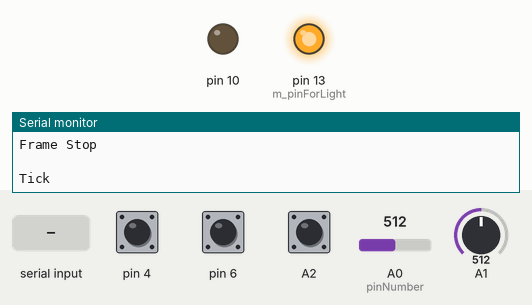
Bench run of a sketch on a simulated Arduino Nano, built with avr-gcc and run on an emulated ATmega328P. Shown: output pins drawn as LEDs (lit = HIGH), the last lines printed to the serial monitor. The inputs (shaded band) are chosen by the test bench; at power-on: pin 4 HIGH, pin 6 HIGH, A0 (pinNumber) = 512, A1 = 512, A2 HIGH.

Above: at 1.3 s.
1.4 s: "0" received over the second serial link
At 2.8 s:
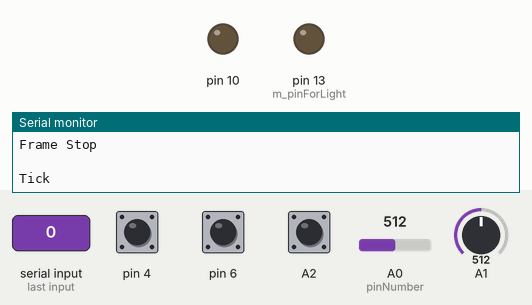
6.6 s: "1" received over the second serial link
At 7.3 s:
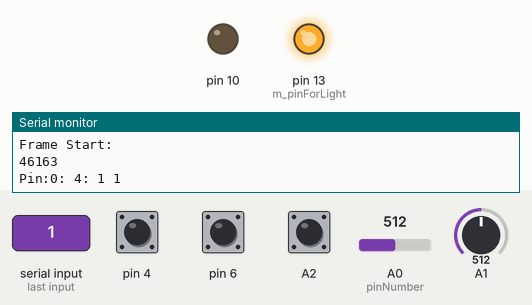
Timing chart, 0 to 9.6 s (numbered marks = the images above; inputs shaded):
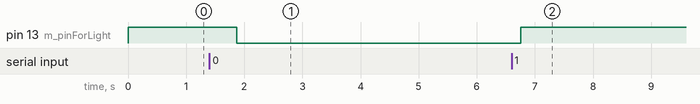

Measured:
- after the input at 1.4 s, pin 13 (m_pinForLight): HIGH → LOW after 0.47 s
- after the input at 6.6 s, pin 13 (m_pinForLight): LOW → HIGH after 0.16 s

The sketch:

OpenBoardForUnity.ino
```cpp
#include "OpenBoardForUnity.h"

#include "SoftwareSerial.h"

// Not using the PIN 2&3 for Bluetooth purpose
PinsToFollowGroupedInfo arduinoUno((int[]) {
  4, 5, 6, 7, 8, 9, 10, 11, 12
}, 9, (int[]) {
  A0, A1, A2, A3, A4, A5
}, 6);
PinsToFollowGroupedInfo arduinoNano((int[]) {
  4, 5, 6, 7, 8, 9, 10, 11, 12
}, 9, (int[]) {
  A0, A1, A2, A3, A4, A5, A6, A7
}, 8);
//PinsToFollowGroupedInfo arduinoMega((int[]){4,5,6,7,8,9,10,11,12,22,23,24,25,26,27,28,29,30,31,32,33,34,35,36,37,38,39,40,41,42,43,44,45,46,47,48,49,50,51,52,53},41,(int[]){A0,A1,A2,A3,A4,A5,A6,A7,A8,A9,A10,A11,A12,A13,A14,A15},16);

// I remove the pin 5 of digital because there is only one 5V pin for current on Micro Pro and we need one for set on/off light for light sensor.
// Custom your own if you prefer using the 5 or set the light elsewhere.
PinsToFollowGroupedInfo arduinoProClassic((int[]) {
  4, 6, 7, 8, 9, 10, 15, 14, 16
}, 9, (int[]) {
  A0, A1, A2, A3
}, 4);
PinsToFollowGroupedInfo arduinoProFullAnalog((int[]) {
  7, 15, 14, 16
}, 4, (int[]) {
  A0, A1, A2, A3, 4, 6, 8, 9, 10
}, 8);
PinsToFollowGroupedInfo arduinoProFullDigital((int[]) {
  4, 6, 7, 8, 9, 10, 21, 20, 19, 18, 15, 14, 16, 10
}, 14, (int[]) {}, 0);

PinsToFollowGroupedInfo custom((int[]) {
  4, 6, A2
}, 3, (int[]) {
  A0, A1
}, 2);


DeviceDigitalPinsState digital (custom);
DeviceAnalogPinsState analog (custom);
HardwareConfiguration hardware(10, 11, custom, 13);

int frame = 0;
void setup() {

  hardware.startSerialAndBluetooth(9600);

}

void loop() {

  delay(500);
  DebugDeviceInfo();
//  frame++;

//  hardware.setLightOn(frame % 2 == 0);
if(hardware.getBluetoothSerial()->available()){
    char c = hardware.getBluetoothSerial()->read();
    if(c=='0')
      hardware.setLightOn(false);
    if(c=='1')
      hardware.setLightOn(true);

  Serial.print("READ: ");
  Serial.println(c);
}
  hardware.println("Tick");


}

void DebugDeviceInfo() {
  Serial.println(" ");
  Serial.println("Frame Start: ");
  for (int i = 0; i < digital.getPinsCount(); i++) {

    Serial.print(digital.m_listeningToPins[i]);
  }
  Serial.println(digital.getPinsCount());

  for (int i = 0; i < digital.getPinsCount(); i++) {

    digital.getPinInfo(i).refreshWithHardwareValue();
    String pinDebug = "Pin:";
    pinDebug.concat(i);
    pinDebug.concat(": ");
    pinDebug.concat(digital.getPinInfo(i).getPinNumber());
    pinDebug.concat(": ");
    pinDebug.concat(digital.getPinInfo(i).getHardwareValue());
    pinDebug.concat(" ");
    pinDebug.concat(digital.getPinInfo(i).getCurrentValue());
    hardware.println(pinDebug);
    if (digital.getPinInfo(i).hasValueChange()) {
      String s = "Switch ";
      s.concat (i);
      s.concat(" ");
      s.concat(digital.getPinInfo(i).getHardwareValue());
      Serial.println(s);
    }
  }


  for (int i = 0; i < analog.getPinsCount(); i++) {

    analog.getPinInfo(i).refreshWithHardwareValue();
    String pinDebug = "Analog:";
    pinDebug.concat(i);
    pinDebug.concat(": ");
    pinDebug.concat(analog.getPinInfo(i).getPinNumber());
    pinDebug.concat(": ");
    pinDebug.concat(analog.getPinInfo(i).getCurrentValueAsOneDigit());
    pinDebug.concat("/");
    pinDebug.concat(analog.getPinInfo(i).getHardwareValue());
    pinDebug.concat(" ");
    pinDebug.concat(analog.getPinInfo(i).getCurrentValue());
    hardware.println(pinDebug);
    if (analog.getPinInfo(i).hasIsHighValueChange()) {
      String s = "Switch ";
      s.concat (i);
      s.concat(" ");
      s.concat(analog.getPinInfo(i).getHardwareValue());
      Serial.println(s);
    }
  }


  Serial.println("Frame Stop");
  Serial.println(" ");
}
```

OpenBoardForUnity.cpp
```cpp
#include "OpenBoardForUnity.h"
#include "Arduino.h"
#include "SoftwareSerial.h"


////////////////////////////Digital PIN MANAGEMENT////////////////////////////////////
     DigitalPin::DigitalPin (int pinNumber=0)// Define the pin to listen to
     {
      m_currentValue=false;
	  m_previousValue = false;
	  setListenedPin(pinNumber);

     }
	 void DigitalPin::setListenedPin(int pin) {
		 m_pinNumber = pin;
		 setAsPullUp();
	 }
     void DigitalPin::setAsPullUp(){
        pinMode(m_pinNumber, INPUT_PULLUP);
     }
     bool DigitalPin::getHardwareValue() // Check the value on the Arduino
     {
      return digitalRead(m_pinNumber);
     }
     void DigitalPin::setWithNewValue(bool value) // Allow to the new value and so the previous one
     {
		 m_previousValue = m_currentValue;
      m_currentValue = value;
     }
     bool DigitalPin::getCurrentValue() // recover the current store value
     {
      return m_currentValue;
     }
     bool DigitalPin::getPreviousValue() // recover the previous value store
     {
      return m_previousValue;
     }
     void DigitalPin::refreshWithHardwareValue() // use getHardware and setValue
     {
      setWithNewValue(getHardwareValue());
     }
     bool DigitalPin::hasValueChange() // quick check is store value has changed
     {
       return (m_currentValue != m_previousValue);
     }
	 int DigitalPin::getPinNumber() {
		 return m_pinNumber;
	 }
	 DeviceDigitalPinsState::DeviceDigitalPinsState() {

		 DeviceDigitalPinsState::init((int) {},0);
	 }
	 DeviceDigitalPinsState::DeviceDigitalPinsState(PinsToFollowGroupedInfo pinsToFollow) {

		 DeviceDigitalPinsState::init(pinsToFollow.m_digitalPins, pinsToFollow.m_digitalCount);
	 }
	 DeviceDigitalPinsState::DeviceDigitalPinsState(int pinToListen[], int arraySize) {

		 DeviceDigitalPinsState::init(pinToListen, arraySize);
	 }
	 void DeviceDigitalPinsState::init(int pinToListen[], int arraySize) {

		 m_pinsCount = arraySize;
		 m_stateOfPins = new  DigitalPin[m_pinsCount];
		 m_listeningToPins = new int[m_pinsCount];
		 for (int i = 0; i < m_pinsCount; i++)
		 {
			 m_listeningToPins[i] = pinToListen[i];
			 m_stateOfPins[i].setListenedPin(pinToListen[i]);
		 }
	 }
	 int DeviceDigitalPinsState::getPinsCount() {
		 return m_pinsCount;
	 }
	 bool DeviceDigitalPinsState::getPinState(int index) {
		 if (index >= m_pinsCount)
			 index = m_pinsCount - 1;
		 if (index < 0)
			 index = 0;
		 return m_stateOfPins[index].getCurrentValue();
	 }
	 DigitalPin& DeviceDigitalPinsState::getPinInfo(int index) {
		 if (index >= m_pinsCount)
			 index = m_pinsCount - 1;
		 if (index < 0)
			 index = 0;
		 return m_stateOfPins[index];
	 }


	 ////////////////////////////Analog PIN MANAGEMENT////////////////////////////////////

	 AnalogPin::AnalogPin(int pinNumber , int threshold)// Define the pin to listen to
	 {
		 m_currentIsHighValue = false;
		 m_previousIsHighValue = false;
		 setThreshold(threshold);
		 setListenedPin(pinNumber);

	 }
	 void AnalogPin::setListenedPin(int pin) {
		 m_pinNumber = pin;
		 setAsPullUp();
	 }
	 void AnalogPin::setAsPullUp() {
		 pinMode(m_pinNumber, INPUT_PULLUP);
	 }
	 int AnalogPin::getHardwareValue() // Check the value on the Arduino
	 {
		 return analogRead(m_pinNumber);
	 }
	 int AnalogPin::getCurrentValue() {
		 return m_analogValue;
	 }
	 int AnalogPin::getCurrentValueAsOneDigit() {
		 return (int)((double) m_analogValue /  102.5);
	 }

	 void AnalogPin::setWithNewValue(int value) // Allow to the new value and so the previous one
	 {
		 m_analogValue = value;
	 }

	 void AnalogPin::setIsHightWithNewValue(bool value) // Allow to the new value and so the previous one
	 {
		 m_previousIsHighValue = m_currentIsHighValue;
		 m_currentIsHighValue = value;
	 }
	 bool AnalogPin::getIsHighCurrentValue() // recover the current store value
	 {
		 return m_currentIsHighValue;
	 }
	 bool AnalogPin::getIsHighPreviousValue() // recover the previous value store
	 {
		 return m_previousIsHighValue;
	 }
	 void AnalogPin::refreshWithHardwareValue() // use getHardware and setValue
	 {
		 int value = getHardwareValue();
		 setWithNewValue(value);
		 setIsHightWithNewValue(value >= m_threshold);
	 }
	 bool AnalogPin::hasIsHighValueChange() // quick check is store value has changed
	 {
		 return (m_currentIsHighValue != m_previousIsHighValue);
	 }
	 int AnalogPin::getPinNumber() {
		 return m_pinNumber;
	 }
	 void AnalogPin::setThreshold(int value) {
		 m_threshold = value;
	 }

	 //---------------------
	 DeviceAnalogPinsState::DeviceAnalogPinsState() {

		 DeviceAnalogPinsState::init((int) {},0);
	 }
	 DeviceAnalogPinsState::DeviceAnalogPinsState(PinsToFollowGroupedInfo pinsToFollow) {

		 DeviceAnalogPinsState::init(pinsToFollow.m_analogPins, pinsToFollow.m_analogCount);
	 }
	 DeviceAnalogPinsState::DeviceAnalogPinsState(int pinToListen[], int arraySize) {

		 DeviceAnalogPinsState::init(pinToListen, arraySize);
	 }
	 void DeviceAnalogPinsState::init(int pinToListen[], int arraySize) {

		 m_pinsCount = arraySize;
		 m_stateOfPins = new  AnalogPin[m_pinsCount];
		 m_listeningToPins = new int[m_pinsCount];
		 for (int i = 0; i < m_pinsCount; i++)
		 {
			 m_listeningToPins[i] = pinToListen[i];
			 m_stateOfPins[i].setListenedPin(pinToListen[i]);
		 }
	 }
	 int DeviceAnalogPinsState::getPinsCount() {
		 return m_pinsCount;
	 }

	 AnalogPin& DeviceAnalogPinsState::getPinInfo(int index) {
		 if (index >= m_pinsCount)
			 index = m_pinsCount - 1;
		 if (index < 0)
			 index = 0;
		 return m_stateOfPins[index];
	 }


	 ////////////////////////////STRUCT PIN TO FOLLOW////////////////////////////////////
	 PinsToFollowGroupedInfo::PinsToFollowGroupedInfo(int digitalPins[], int digitCount, int analogPins[], int analogCount) {
		 m_digitalPins = digitalPins;
		 m_digitalCount = digitCount;
		 m_analogPins = analogPins;
		 m_analogCount = analogCount;
	 }


	 ////////////////////////////OPEN BOARD FOR UNITY COMPRESSION ////////////////////////////////////
	 //
	 ///*
	 HardwareConfiguration::HardwareConfiguration(int tx, int rx, PinsToFollowGroupedInfo pinsToFollow, int lightPin = 13)
	 {
		 m_bluetoothTx = tx;
		 m_bluetoothRx = rx;
		 m_pinForLight = lightPin;
		 //DeviceDigitalPinsState t(pinsToFollow);
		 m_digitalPins = new DeviceDigitalPinsState(pinsToFollow);
		 //DeviceAnalogPinsState y(pinsToFollow);
		 m_analogPins = new DeviceAnalogPinsState(pinsToFollow);
		 m_bluetoothSerial = new SoftwareSerial(rx, tx);
		 startLightPin();
	 }
	 void HardwareConfiguration::startLightPin() {
		 pinMode(m_pinForLight, OUTPUT);
		 setLightOn(true);
	 }
	 void HardwareConfiguration::setLightOn(bool value) {
		 digitalWrite(m_pinForLight, value ? HIGH : LOW);
	 }
	 void HardwareConfiguration::startSerialAndBluetooth(int baud = 9600, bool startClassicSeriaToo = true) {
		 if (startClassicSeriaToo)
			 Serial.begin(baud);
		 //https://www.arduino.cc/en/Reference/SoftwareSerialBegin
         pinMode(m_bluetoothRx, INPUT);
         pinMode(m_bluetoothTx, OUTPUT);
		 m_bluetoothSerial->begin(baud);
	 }
	 void HardwareConfiguration::println(String message) {
		 Serial.println(message);
		 m_bluetoothSerial->println(message);
	 }
	 SoftwareSerial* HardwareConfiguration::getBluetoothSerial() {
		 return m_bluetoothSerial;
	 }
	 char HardwareConfiguration::getReadAvalaible() {

		 if (m_bluetoothSerial->available())
			 return m_bluetoothSerial->read();
	 }


	 //*/
```

OpenBoardForUnity.h
```cpp
#ifndef OpenBoardForUnity_H
#define OpenBoardForUnity_H
#include "Arduino.h"
#include "SoftwareSerial.h"


struct PinsToFollowGroupedInfo {
public :
	PinsToFollowGroupedInfo(int digitalPins[], int digitCount, int analogPins[], int analogCount);
	int m_digitalCount;
	int *m_digitalPins;
	int m_analogCount;
	int *m_analogPins;
private:
};


class DigitalPin {

public:
	DigitalPin(int pinNumber = 0); // Define the pin to listen to
	void setListenedPin(int index); // Store and pullup the pin to listen to
	void setAsPullUp(); // Set The pin as pullup state;
	bool getHardwareValue(); // Check the value on the Arduino
	void setWithNewValue(bool value); // Allow to the new value and so the previous one
	bool getCurrentValue(); // recover the current store value
	bool getPreviousValue(); // recover the previous value store
	void refreshWithHardwareValue(); // use getHardware and setValue
	bool hasValueChange(); // quick check is store value has changed
	int getPinNumber(); // Return the pin followed

private:
	int m_pinNumber; // The number of the pin use on the arduino board
	bool m_currentValue; // the value store from the hardware by the developer
	bool m_previousValue; // the previous value store when current value is changed

};


class DeviceDigitalPinsState {

public:
	DeviceDigitalPinsState();
	DeviceDigitalPinsState(PinsToFollowGroupedInfo pinsToFollow);
	DeviceDigitalPinsState(int pinToListen[], int arraySize);
	void init(int  pinToListen[], int arraySize);
	int getPinsCount();
	bool getPinState(int index);
	DigitalPin& getPinInfo(int index);
	int * m_listeningToPins;

private:

	int m_pinsCount;
	DigitalPin * m_stateOfPins;

};


class AnalogPin {

public:
	AnalogPin(int pinNumber = A0, int threshold=400); // Define the pin to listen to
	void setListenedPin(int index); // Store and pullup the pin to listen to
	void setAsPullUp(); // Set The pin as pullup state;
	int getHardwareValue(); // Check the value on the Arduino
	int getCurrentValue(); // Return the value of the analog from 0-1024
	int getCurrentValueAsOneDigit(); // return the value of the analog from 0-9
	void setWithNewValue(int value); // Allow to set the analog value
	void setIsHightWithNewValue(bool value); // Allow to the new value and so the previous one
	bool getIsHighCurrentValue(); // recover the current store value
	bool getIsHighPreviousValue(); // recover the previous value store
	void refreshWithHardwareValue(); // use getHardware and setValue
	int getPinNumber(); // Return the pin followed

	void setThreshold(int value );// threshold to  set on/off (max1024)
	bool hasIsHighValueChange(); // quick check is store value has changed

private:
	int m_pinNumber; // The number of the pin use on the arduino board
	bool m_currentIsHighValue; // the value store from the hardware by the developer
	bool m_previousIsHighValue; // the previous value store when current value is changed
	int m_threshold;
	int m_analogValue;

};


class DeviceAnalogPinsState {

public:
	DeviceAnalogPinsState();
	DeviceAnalogPinsState(PinsToFollowGroupedInfo pinsToFollow);
	DeviceAnalogPinsState(int pinToListen[], int arraySize);
	void init(int  pinToListen[], int arraySize);
	int getPinsCount();
	AnalogPin& getPinInfo(int index);
	int * m_listeningToPins;

private:

	int m_pinsCount;
	AnalogPin * m_stateOfPins;

};


//
///*

class HardwareConfiguration {

public:
	HardwareConfiguration(int tx, int rx,  PinsToFollowGroupedInfo pinsToFollow,int lightPin= 13);

	void setLightOn(bool value);
	void startSerialAndBluetooth(int baud=9600, bool startClassicSeriaToo =true);
	void println(String message);
	SoftwareSerial* getBluetoothSerial();
	char getReadAvalaible();
private:
	int m_bluetoothTx = 2;
	int m_bluetoothRx = 3;
    int m_pinForLight = 13;
	DeviceDigitalPinsState* m_digitalPins=NULL;
	DeviceAnalogPinsState* m_analogPins = NULL;
	SoftwareSerial* m_bluetoothSerial=NULL;

	void startLightPin();
	//void setPinInformation(PinsToFollowGroupedInfo& pinsToFollow);
	//void refreshPinsInformation();

};
//*/

#endif
```
